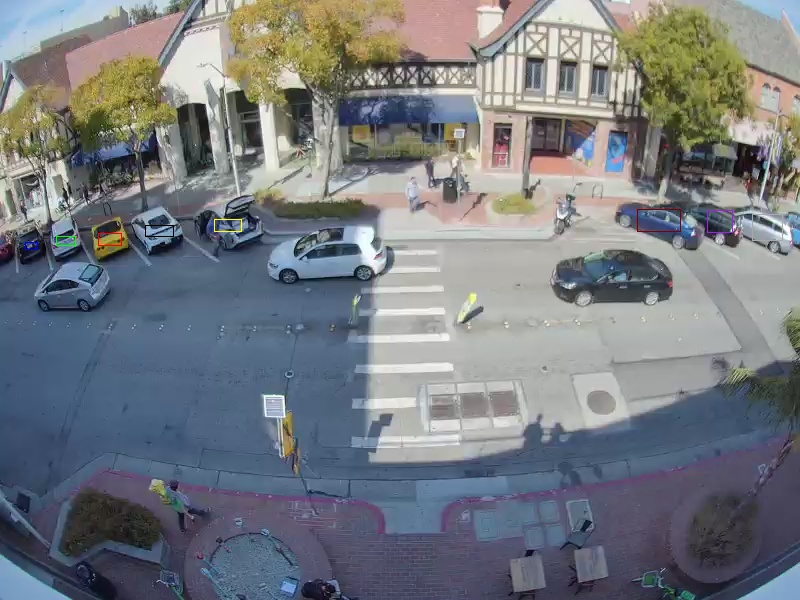
#> input picture Car_Parking_Detection/reference_points.jpg, 800 x 600 px
$ python -i detect_bboxes.py   (imports and definitions only)
#> lines starting #> are read from the running program, lines starting #| are printed output that depends on the picture; after the words box and inside, x2 and y2 are one past the last pixel; in counts of white or black regions, pixels touching at a corner belong together
import numpy as np
import cv2
from typing import List, Tuple


def _create_blobs(
    img: np.ndarray,
    k_size: int,
    stride: int,
    threshold: int,
    input_w: int,
    output_w: int,
) -> np.ndarray:
    """
    This is a private function which will create white blobs around the objects in the image. It will run a kernel with
    the given stride over the input image and the generated output image, take weighted average of the pixel intensity
    and will assign white/black color to all the pixels at that particular patch on the output image based on the given
    threshold value.

    :param img: gray scale image with edges
    :param k_size: kernel/window size
    :param stride: stride along the axises
    :param threshold: threshold value to decide if all the pixels should be colored white/black
    :param input_w: weightage to the input image pixels
    :param output_w: weightage to the output image pixels
    :return: image with white blobs around the objects
    """

    height, width = img.shape[:2]
    """
    For storing output image with white colored blobs around the documents. Initially the image
    is black without any identified documents.
    """
    blob_img = np.full((height, width), 0, dtype=img.dtype)

    for row in range(0, height - k_size, stride):
        for col in range(0, width - k_size, stride):
            average_intensity = np.average(
                img[row : row + k_size, col : col + k_size] * input_w
                + blob_img[row : row + k_size, col : col + k_size] * output_w
            )
            """
            If the average intensity is higher than the given threshold, consider that window on the input image as a
            portion of a document
            """
            if average_intensity > threshold:
                blob_img[row : row + k_size, col : col + k_size] = 255

    return blob_img


def _draw_boxes(**kwargs) -> Tuple[np.ndarray, List[Tuple[int, int, int, int]]]:
    """
    This is a private function which will try to approximate contours around the white blobs to rectangular boxes.

    :return: image with bounding boxes around the objects and a list of bounding box coordinates for every detected
             object in the form (x_min, y_min, x_max, y_max).
    """

    # Applying contour detection on the input image containing white blobs
    contours, hierarchy = cv2.findContours(
        kwargs["blob_img"], cv2.RETR_TREE, cv2.CHAIN_APPROX_SIMPLE
    )

    img = kwargs["img"]
    # List to store bounding box coordinates
    boxes = []
    for contour in contours:
        # Approximating contour shapes
        approx = cv2.approxPolyDP(contour, 0.05 * cv2.arcLength(contour, True), True)
        area = cv2.contourArea(contour)
        # Considering only those shapes with vertices more than 4 and whose area is greater then a fixed threshold value
        if len(approx) >= 4 and area > 10000:
            # Getting a rectangular box around the contour
            rect = cv2.minAreaRect(contour)
            # Getting four corners of the box
            box = cv2.boxPoints(rect)
            box = np.int0(box)
            # Extracting coordinate values for the top left corner
            x_min, y_min = tuple(map(min, zip(*box)))
            # Extracting coordinate values for the bottom right corner
            x_max, y_max = tuple(map(max, zip(*box)))
            boxes.append((x_min, y_min, x_max, y_max))
            cv2.drawContours(img, [box], 0, (0, 0, 255), 2)

    return img, boxes


def detect_bbox(
    img_path: str, k_size=10, stride=3, threshold=80, input_w=2 / 3, output_w=1 / 3
) -> np.ndarray:
    """
    This function will return an image with bounding boxes around the objects in the input image. Only this function is
    to be used for external use.

    :param img_path: relative/absolute path of the image
    :param k_size: size of the kernel that will convolve over the input image to detect objects
    :param stride: value for the stride that will be used by the kernel
    :param threshold: threshold value to decide if all the pixels should be colored white/black
    :param input_w: weightage to the input image pixels
    :param output_w: weightage to the output image pixels
    :return: image with bounding boxes around the objects and a list of bounding box coordinates for every detected
             object in the form (x_min, y_min, x_max, y_max).
    """
#> called with k_size = 10, stride = 3, threshold = 80, input_w = 0.667, output_w = 0.333

    # Reading input image
    img = cv2.imread(img_path, cv2.IMREAD_COLOR)
#> img is the input picture: shape (600, 800, 3); mean B, G, R 127.9, 122.5, 118.1
    # Converting into gray scale image
    gray_scale = cv2.cvtColor(img, cv2.COLOR_BGR2GRAY)
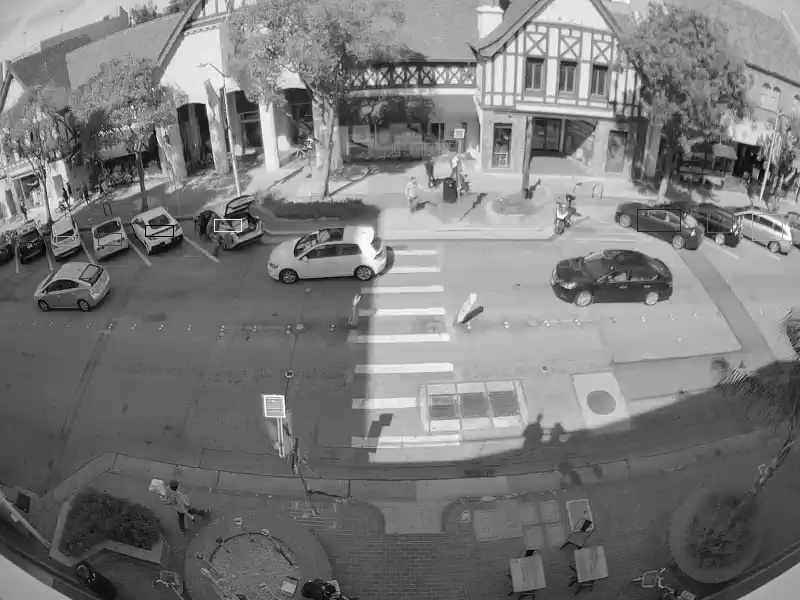
#> gray_scale: shape (600, 800); min 0, max 255, mean 121.8
    # Blurring will help in reducing noise and making edges sharp
    blur = cv2.bilateralFilter(gray_scale, 5, 10, 50)
    # Detecting edges
    edges = cv2.Canny(blur, 50, 150, 3)
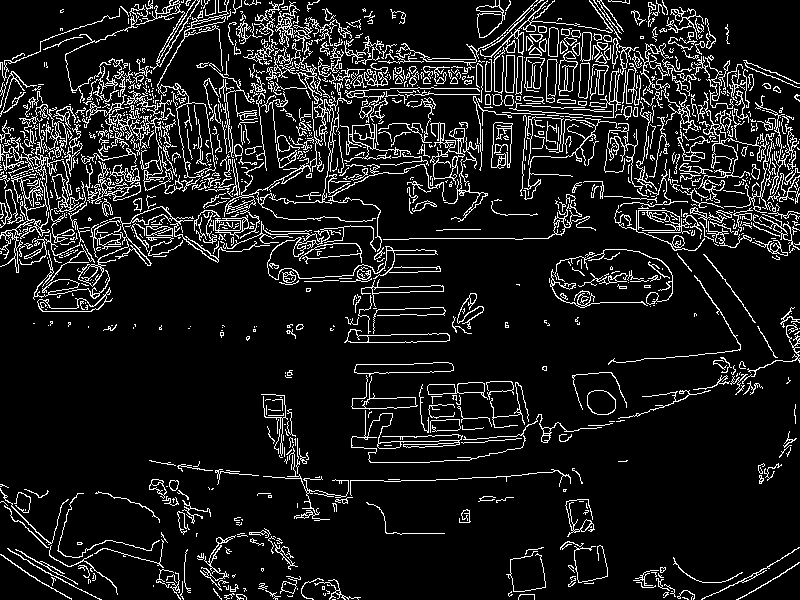
#> edges: shape (600, 800); 10.9% white in thin lines or dots
    # Performing dilation to increase the thickness of edges
    dilation_kernel = np.ones((5, 5), dtype=np.uint8)
    dilation = cv2.dilate(edges, dilation_kernel, iterations=1)
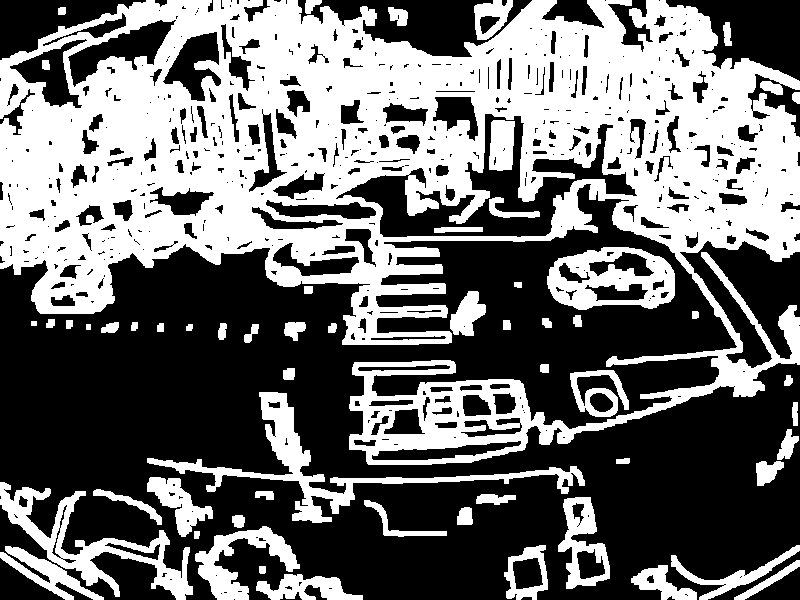
#> dilation: shape (600, 800); 42.9% white; 58 white regions, largest, box (x1, y1, x2, y2) and area: (0, 0, 800, 465) 165073, (147, 392, 585, 523) 6506, (0, 482, 193, 600) 5507

    # Generating white blobs around the documents
    blob_img = _create_blobs(dilation, k_size, stride, threshold, input_w, output_w)
#> after the loop in _create_blobs, `for row in range(0, height - k_size, stride):`:
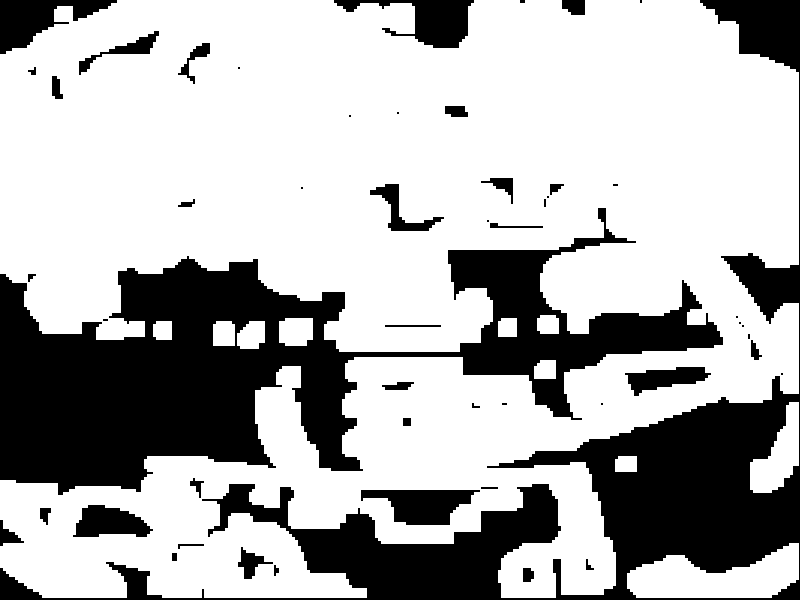
#> blob_img: shape (600, 800); 69.4% white; 52 black regions (18 under 20 px), largest, box (x1, y1, x2, y2) and area: (0, 208, 723, 495) 73118, (0, 0, 800, 600) 56849, (0, 0, 117, 54) 2958

    # Drawing bounding boxes around the documents
    bbox_img, bboxes = _draw_boxes(img=img, blob_img=blob_img)
#> after the loop in _draw_boxes, `for contour in contours:`:
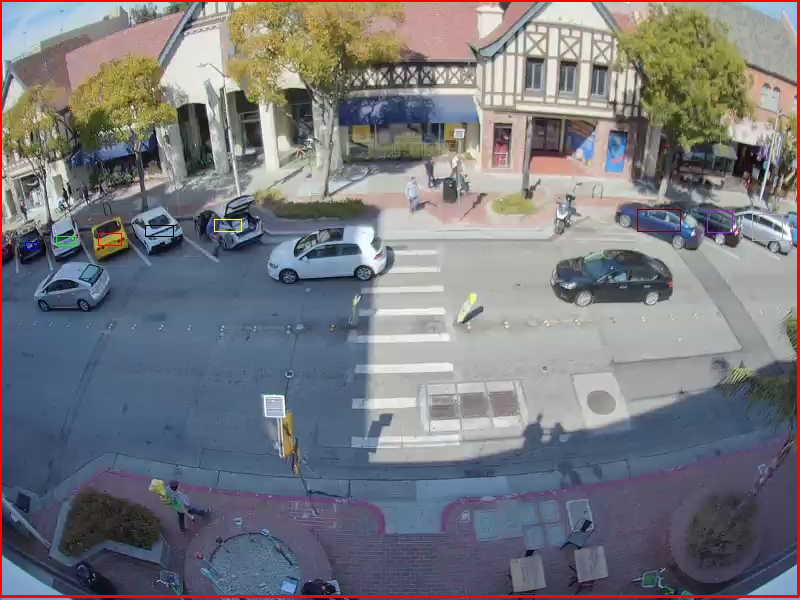
#> img: shape (600, 800, 3); 1.45% of pixels changed, all inside (x1, y1, x2, y2) = (0, 0, 800, 598)
#> after the loop in _draw_boxes, `for contour in contours:`: boxes = [(0, 0, 798, 596)]
#> bboxes = [(0, 0, 798, 596)]

    return bbox_img, bboxes

>>> result = detect_bbox('../Car_Parking_Detection/reference_points.jpg')
